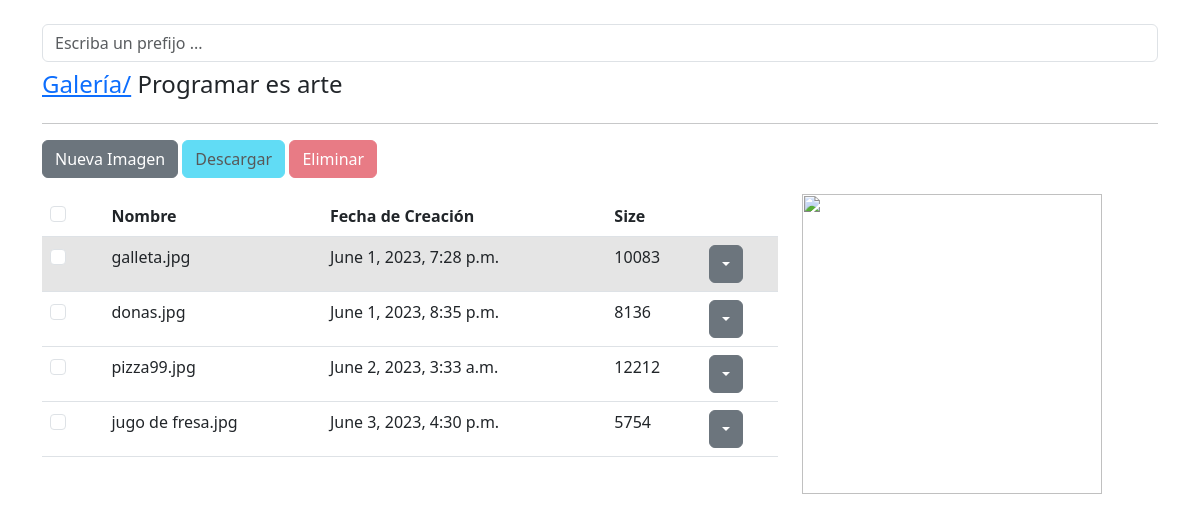
/albums/3/detail, run on the app's committed database.
### albums/models.py (models this page shows, shortened)
class Album(models.Model):
    title = models.CharField(max_length=50,null=False, blank=False)
    description = models.TextField()
    bucket = models.CharField(max_length=100,null=False, blank=False)
    key = models.CharField(max_length=100,null=False, blank=False)
    created_at = models.DateTimeField(auto_now_add=True)
    objects = AlbumManager()
    def __str__(self) :
        return self.title
    @property
    def images(self):
        return self.image_set.all()

### images/models.py (models this page shows, shortened)
class Image(models.Model):
    key = models.CharField(max_length=100, null=False, blank=False)
    bucket = models.CharField(max_length=100, null=False, blank=False)
    name = models.CharField(max_length=50, null=False, blank=False)
    content_type = models.CharField(max_length=20, null=False, blank=False)
    size = models.IntegerField()
    album = models.ForeignKey(Album, on_delete=models.CASCADE)
    created_at = models.DateTimeField(auto_now_add=True)
    objects = ImageManager()
    @property
    def url(self):
        return f"https://{self.bucket}.s3.amazonaws.com/{self.key}"
    @property
    def title(self):
        return self.name.split('.')[0]

### albums/views.py (the view)
# urls.py: path('<int:pk>/detail', AlbumDetailView.as_view() , name='detail'),
class AlbumDetailView(DetailView):
    model = Album
    template_name = 'albums/detail.html'
    def get_context_data(self,*args, **kwargs) :
        context =  super().get_context_data(*args,**kwargs)
        context['title'] = self.get_object().title
        context['images'] = self.get_object().images
        context['form'] = UploadFileForm({
            'album_id': self.get_object().id
        })
        return context

### images/forms.py
class UploadFileForm(forms.Form):
    album_id = forms.CharField(required=True, widget=forms.HiddenInput())
    file = forms.FileField(required=True, label='Imagen',
                           widget=forms.FileInput(attrs={'accept':'image/*'}))
    def __init__(self, *args,**kwargs):
        super(UploadFileForm, self).__init__(*args,**kwargs)
        self.fields['file'].widget.attrs['class'] = 'form-control-file'

### albums/templates/albums/detail.html (shortened to what this page needs)
{% extends 'base/index.html' %}  {% block content %}
<div class="row mt-4">
    <div class="col">
        <form action="{% url 'images:search' %}" id="image-search">
            <input type="text" name="q" class="form-control" placeholder="Escriba un prefijo ... " id="">
        </form>
    </div>
</div>
<div class="row mt-2">
  <div class="col">
    <h4><a href="{% url 'albums:list' %}">Galería/</a> {{ object }}</h4>
  </div>
</div>
<hr />
<div class="row">
  <div class="col">
      <button
        type="button"
        class="btn btn-secondary"
        data-bs-toggle="modal"
        data-bs-target="#newImage"
      >
        Nueva Imagen
      </button>
      <a
        href="{% url 'images:download_many' %}"
        class="btn btn-info disabled"
        id="download-images"
      >
        Descargar
      </a>
      <a
        href="{% url 'images:delete_many' %}"
        class="btn btn-danger disabled"
        id="delete-images"
      >
        Eliminar
      </a>
</div>
</div>
<div class="row mt-3">
  <div class="col-8">
    <table class="table">
      <thead>
        <tr>
          <td><div class="form-check">
            <input type="checkbox" name="" class="form-check-input" id="check-all-images">
          </div></td>
          <th>Nombre</th>
          <th>Fecha de Creación</th>
          <th>Size</th>
          <th></th>
        </tr>
      </thead>
      <tbody id="table-images">
        {% for image in images %}
            {% include 'images/snippets/image.html' %}
        {% endfor %}
      </tbody>
    </table>
  </div>
  <div class="col-4">
    <img src="" alt="" width="300" height="300" id="image-preview" />
  </div>
</div>
{% endblock %}

### images/templates/images/snippets/image.html (shortened to what this page needs)
<tr class="row-image" image-id="{{ image.id }}" id="image-{{ image.id }}">
    <td><div class="form-check">
        <input type="checkbox" name="" class="form-check-input check-images" id="" image-id="{{ image.id }}">
      </div></td>
  <td>
    <div id="image-name-{{ image.id }}">{{ image.name }}</div>
  </td>
  <td>{{ image.created_at }}</td>
  <td>{{ image.size }}</td>
  <td>
    <div class="btn-group">
      <button
        type="button"
        class="btn btn-secondary dropdown-toggle"
        data-bs-toggle="dropdown"
      ></button>
    </div>
  </td>
</tr>

### albums/templates/albums/detail.html (style rules this page uses)
.row-image { cursor: pointer; }

### data on the page
Album: title "Programar es arte"
Image: name "galleta.jpg", created_at "June 1, 2023, 7:28 p.m.", size "10083"
Image: name "donas.jpg", created_at "June 1, 2023, 8:35 p.m.", size "8136"
Image: name "pizza99.jpg", created_at "June 2, 2023, 3:33 a.m.", size "12212"
Image: name "jugo de fresa.jpg", created_at "June 3, 2023, 4:30 p.m.", size "5754"
